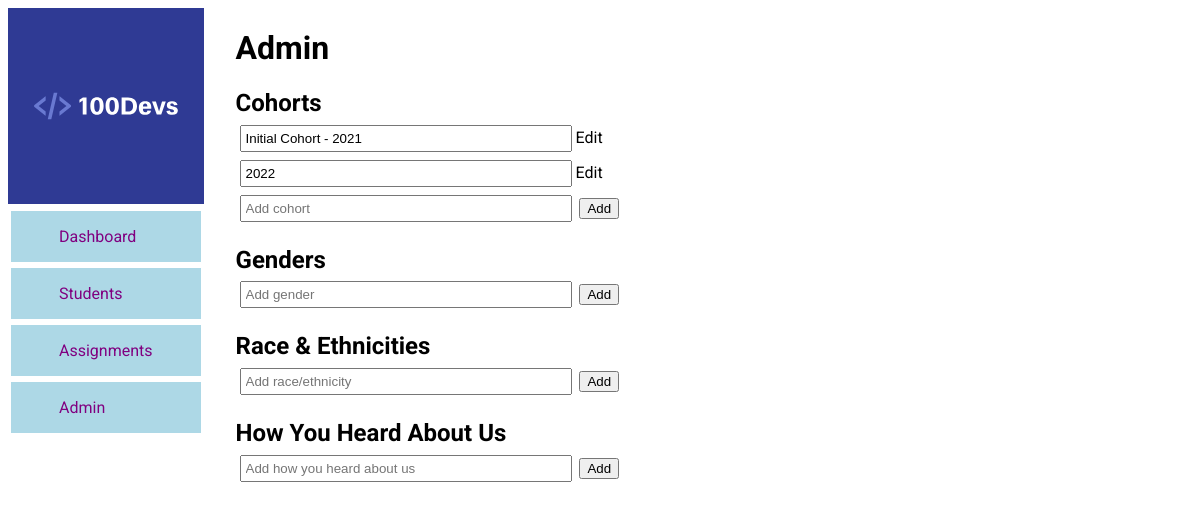
/100devs/admin/, run on an earlier commit of the app's database.
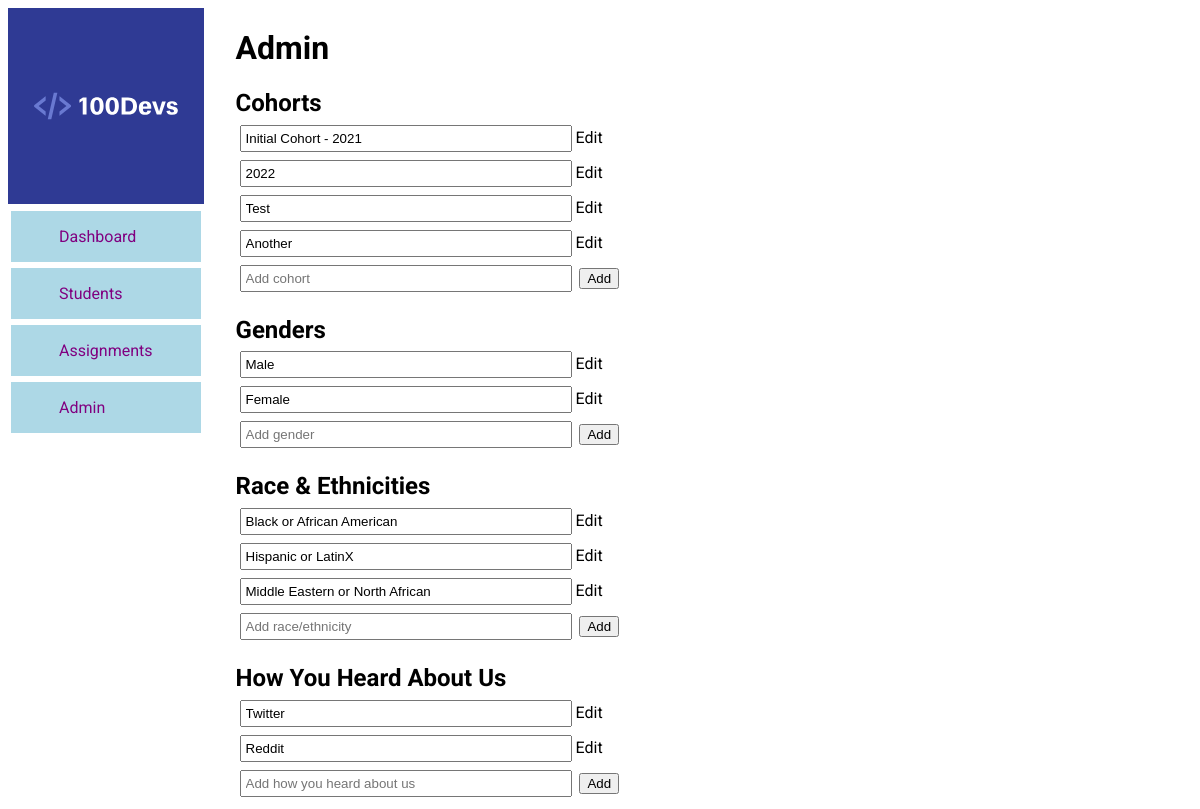
And on a later commit of the database.
### main/models.py (models this page shows, shortened)
class Cohort(models.Model):
    name = models.CharField(max_length=300)

class Gender(models.Model):
    name = models.CharField(max_length=300)

class RaceEthnicity(models.Model):
    name = models.CharField(max_length=300)

class HearAboutUs(models.Model):
    name = models.CharField(max_length=300)

### main/views.py (the view)
# urls.py: path('admin/', admin.site.urls),
def admin(request):
    cohorts = Cohort.objects.all()
    genders = Gender.objects.all()
    race_ethnicity = RaceEthnicity.objects.all()
    hear_about_us = HearAboutUs.objects.all()
    context = {
        "cohorts": cohorts,
        "genders": genders,
        "race_ethnicity": race_ethnicity,
        "hear_about_us": hear_about_us
    }
    return render(request, 'admin.html', context)

### main/templates/admin.html (shortened to what this page needs)
{% extends 'main.html' %}
{% load static %}
{% block content %}
<h1>Admin</h1>
<section class="adminCategory">
    <h2>Cohorts</h2>
    <ul>
        {% for cohort in cohorts %}
            <li id="cohort-{{ cohort.id }}"><input type="text" value="{{cohort.name}}" class="editInput" readonly><span class="adminEdit">Edit</span><span class="adminSave hide">Save</span></li>
        {% endfor %}
        <div>
            <form action="/100devs/admin/create-cohort/" method="POST">
                <input type="text" id="new_cohort" name="name" class="new_input" placeholder="Add cohort">
                <button>Add</button>
            </form>
        </div>
    </ul>
</section>
<section class="adminCategory">
    <h2>Genders</h2>
    <ul>
        {% for gender in genders %}
        <li id="gender-{{ gender.id }}"><input type="text" value="{{gender.name}}" class="editInput" readonly><span class="adminEdit">Edit</span><span class="adminSave hide">Save</span></li>
        {% endfor %}
        <div>
            <form action="/100devs/admin/create-gender/" method="POST">
                <input type="text" id="new_gender" name="name" class="new_input" placeholder="Add gender">
                <button>Add</button>
            </form>
        </div>
    </ul>
</section>
<section class="adminCategory">
    <h2>Race & Ethnicities</h2>
    <ul>
        {% for re in race_ethnicity %}
        <li id="re-{{ re.id }}"><input type="text" value="{{re.name}}" class="editInput" readonly><span class="adminEdit">Edit</span><span class="adminSave hide">Save</span></li>
        {% endfor %}
        <div>
            <form action="/100devs/admin/create-race/" method="POST">
                <input type="text" id="new_race_eth" name="name" class="new_input" placeholder="Add race/ethnicity">
                <button>Add</button>
            </form>
        </div>
    </ul>
</section>
<section class="adminCategory">
    <h2>How You Heard About Us</h2>
    <ul>
        {% for hau in hear_about_us %}
        <li id="heard-{{ hau.id }}"><input type="text" value="{{hau.name}}" class="editInput" readonly><span class="adminEdit">Edit</span><span class="adminSave hide">Save</span></li>
        {% endfor %}
        <div>
            <form action="/100devs/admin/create-heard/" method="POST">
                <input type="text" id="new_heard" name="name" class="new_input" placeholder="Add how you heard about us">
                <button>Add</button>
            </form>
        </div>
    </ul>
</section>
{% endblock content %}

### templates/main.html (shortened to what this page needs)
<!DOCTYPE html>
{% load static %}
<html lang="en">
<head>
    <link rel="stylesheet" href="{% static 'css/main.css' %}?version=4">
</head>
<body>
    {% include 'sidebar.html' %}
    <main>
    {% block content %}
    {% endblock %}
    </main>
</body>
</html>

### templates/sidebar.html
{% load static %}
<nav>
    <div><img src="{% static 'images/logo.svg' %}" ></div>
    <ul>
        <li class="navLink"><a href="{% url 'students' %}">Dashboard</a></li>
        <li class="navLink"><a href="{% url 'students' %}">Students</a></li>
        <li class="navLink"><a href="{% url 'assignments' %}">Assignments</a></li>
        <li class="navLink"><a href="{% url 'admin' %}">Admin</a></li>
    </ul>
</nav>

### static/css/main.css (style rules this page uses)
body { display: flex; flex-direction: row; font-family: 'Roboto', sans-serif; }
a, a:hover, a:focus, a:active { text-decoration: none; color: black; }
ul { list-style-type: none; margin: 0; padding: 0; }
nav ul { display: flex; flex-direction: column; }
.navLink a { display: block; color: purple; padding: 1rem 3rem; margin: 3px; background-color: lightblue; }
main { margin-left: 2rem; }
.adminCategory input { margin: .25rem; padding: .25rem; width: 20rem; }
.adminCategory h2 { margin-bottom: .24rem; }

What changed in the data, as far as the page shows it:
added Cohort: name "Test"
added Cohort: name "Another"
added Gender: name "Male"
added Gender: name "Female"
added RaceEthnicity: name "Black or African American"
added RaceEthnicity: name "Hispanic or LatinX"
added RaceEthnicity: name "Middle Eastern or North African"
added HearAboutUs: name "Twitter"
added HearAboutUs: name "Reddit"
